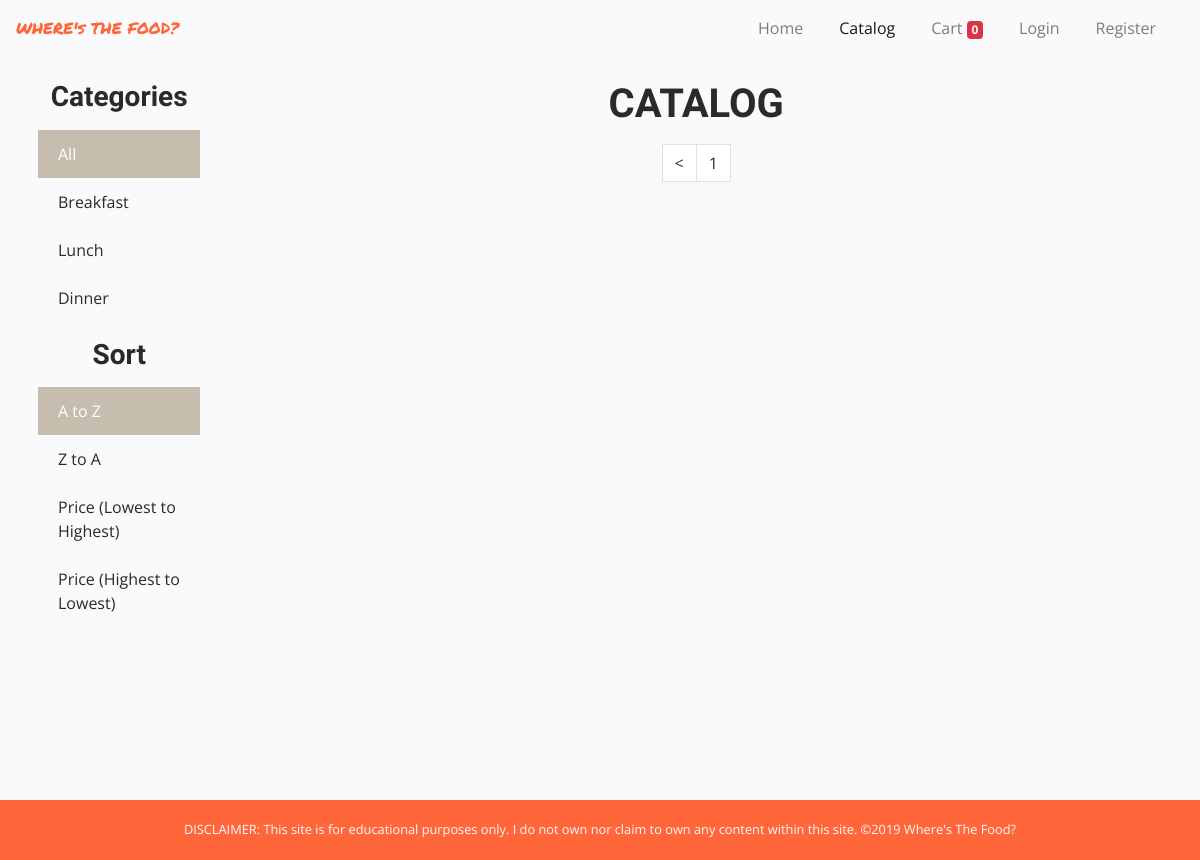
The page /app/views/catalog.php?page=2 on the database as committed earlier.
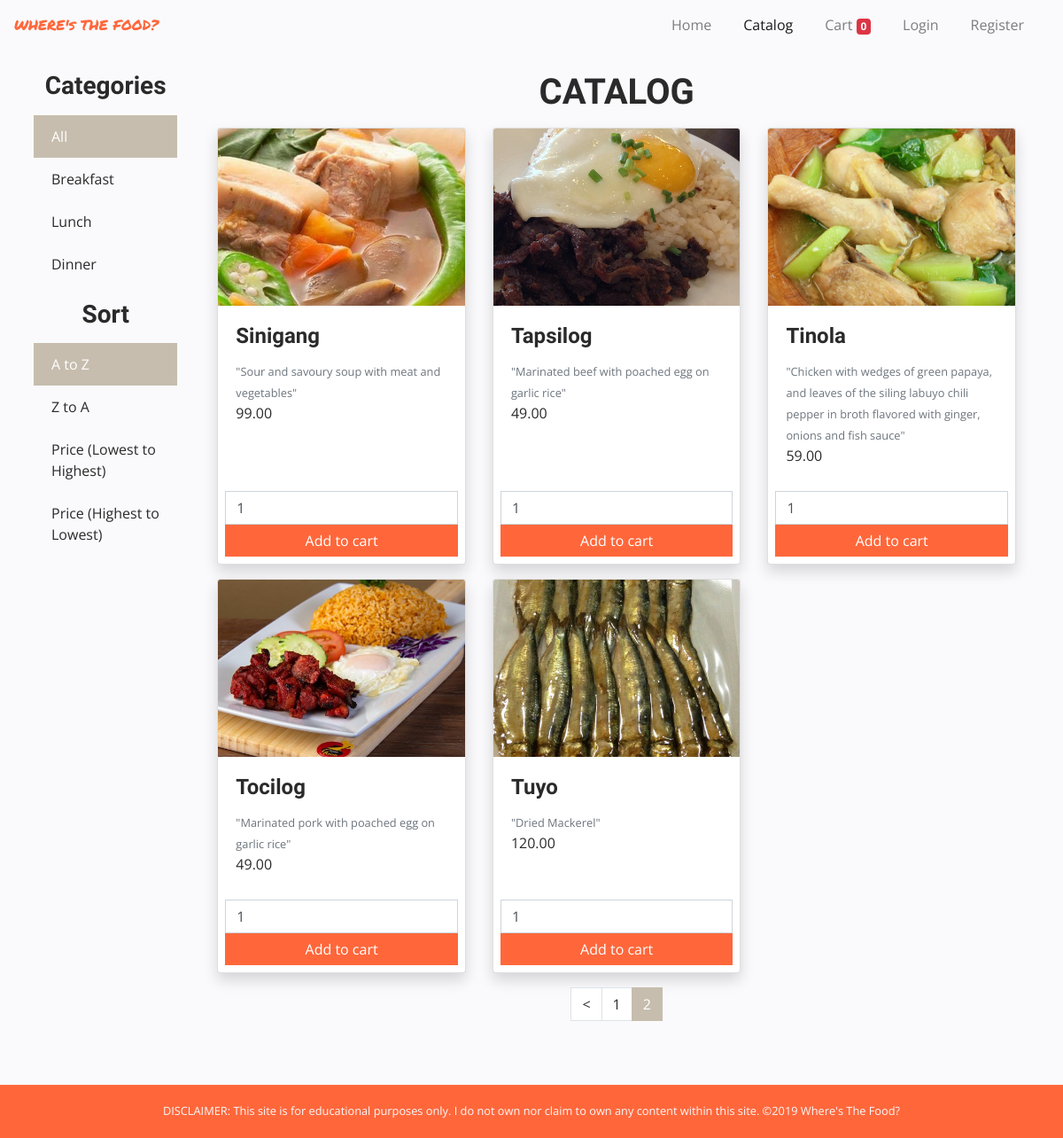
The same page on the database as committed later.
### tables this page shows
CREATE TABLE `categories` (
  `id` int(11) NOT NULL,
  `name` varchar(255) NOT NULL
);

CREATE TABLE `items` (
  `id` int(11) NOT NULL,
  `name` varchar(255) NOT NULL,
  `price` decimal(18,2) NOT NULL,
  `description` varchar(255) NOT NULL,
  `image_path` varchar(255) DEFAULT NULL,
  `category_id` int(11) NOT NULL
);

### app/views/catalog.php (the view, shortened to what this page needs)
<?php
	$pageTitle = "Catalog";
	require_once("../partials/template.php");
?>
<?php function get_page_content() { ?>
	<?php
		global $conn;
	?>
	<?php if(!isset($_SESSION["user"]) || isset($_SESSION["user"]) && $_SESSION["user"]["role_id"] == 2): ?>
	<div class="container p-2">
		<div class="row">
			<div class="col-lg-2">
				<div class="row">
					<div class="col-12 col-md-6 col-lg-12">
						<h3 class="my-3 text-center">Categories</h3>
						<ul class="list-group">
							<a  href="../controllers/sort_category.php?category=0" class="<?php if(!isset($_SESSION["category"])) echo "option-selected" ?>">
									<li class="list-group-item btn-transparent border-none">
										All
									</li>
							</a>
							<?php
								$for_cat_query="SELECT * FROM categories";
								$cat_query=mysqli_query($conn, $for_cat_query);
							?>
							<?php foreach($cat_query as $cat) { ?>
								<a href="../controllers/sort_category.php?category=<?php echo $cat["id"] ?>" class="<?php if($_SESSION["category"] == $cat["id"]) echo "option-selected" ?>">
									<li class="list-group-item btn-transparent border-none">
										<?php echo $cat["name"] ?>
									</li>
								</a>
							<?php } ?>
						</ul>
					</div>
					<div class="col-12 col-md-6 col-lg-12">
						<h3 class="my-3 text-center">Sort</h3>
						<ul class="list-group">
							<a href="../controllers/sort.php?sort=name_asc" class="<?php if($_SESSION["sort"] == "name") echo "option-selected" ?>">
								<li class="list-group-item btn-transparent border-none">
									A to Z
								</li>
							</a>
							<a href="../controllers/sort.php?sort=name_des" class="<?php if($_SESSION["sort"] == "name DESC") echo "option-selected" ?>">
								<li class="list-group-item btn-transparent border-none">
									Z to A
								</li>
							</a>
							<a href="../controllers/sort.php?sort=price_asc" class="<?php if($_SESSION["sort"] == "price") echo "option-selected" ?>">
								<li class="list-group-item btn-transparent border-none">
									Price (Lowest to Highest)
								</li>
							</a>
							<a href="../controllers/sort.php?sort=price_des" class="<?php if($_SESSION["sort"] == "price DESC") echo "option-selected" ?>">
								<li class="list-group-item btn-transparent border-none">
									Price (Highest to Lowest)
								</li>
							</a>
						</ul>
					</div>
				</div>
			</div>
			<div class="col-lg-10">
				<div class="container">
					<div class="row mb-5">
						<div class="col-12">
							<h1 class="my-3 text-center">CATALOG</h1>
						</div>
						<?php
							$where_query = "";
							$order_by_query = "";
							if(isset($_SESSION["sort"])) $order_by_query = " ORDER BY " . $_SESSION["sort"];
							$result_per_page = 6;
							$result_offset = isset($_GET["page"]) ? " OFFSET ". ($_GET["page"] - 1) * $result_per_page : "";
							$for_pages_add_query = " LIMIT $result_per_page " . $result_offset;
							$query = "SELECT * FROM items " . $where_query . $order_by_query . $for_pages_add_query;
							$retrieve_items_query = mysqli_query($conn, $query);
						?>
						<?php foreach($retrieve_items_query as $item) { ?>
							<div class="col-md-6 col-lg-4 mb-3">
								<div class="card h-100 shadow">
									<img class="card-img-top" src="<?php echo $item["image_path"]; ?>">
									<div class="card-body">
										<h4 class="card-title">
											<?php echo $item["name"]; ?>
										</h4>
										<p class="card-text">
											<small class="text-muted">"<?php echo $item["description"] ?>"</small>
											<br>
											<?php echo $item["price"] ?>
										</p>
									</div>
									<div class="p-2">
										<input type="number" class="form-control" value="1" min="0">
										<button type="button" class="btn btn-block btn-orange add-to-cart" data-id="<?php echo $item["id"] ?>">Add to cart</button>
									</div>
								</div>
							</div>
						<?php } ?>
							<div class="col-12">
									<ul class="pagination justify-content-center">
										<?php
											$page_sql = "SELECT * FROM items " . $where_query;
											$page_query = mysqli_query($conn, $page_sql);
											$page_rows = mysqli_num_rows($page_query);
											$ceil = ceil(($page_rows/$result_per_page));
										?>
										<li class="page-item">
										 	<?php $prevPage= $_GET["page"] - 1 ?>
										 	<?php if($prevPage > 0): ?>
										 		<a href="?page=<?php echo $prevPage ?>" class="page-link"><</a>
										 	<?php endif; ?>
										 </li>
										<?php
											for($i = 1; $i <= $ceil; $i++) {
												if(isset($_GET["page"])) {
													$active = $_GET["page"] == $i ? "active" : "";
													echo '<li class="page-item '.$active.'">
													<a class="page-link" href="?page='.$i.'">'.$i.'</a>
												 	</li>';
												} else {
													echo '<li class="page-item">
													<a class="page-link" href="?page='.$i.'">'.$i.'</a>
												 	</li>';
												}
											}
										 ?>
									</ul>
							</div>
					</div>
				</div>
			</div>
		</div>
	</div>
	<?php else:
		header("Location: ./error.php");
	endif;?>
<?php } ?>

### app/partials/template.php (shortened to what this page needs)
<!DOCTYPE html>
<html lang="en">
<head>
	<link rel="stylesheet" href="https://use.fontawesome.com/releases/v5.6.3/css/all.css">
	<link rel="stylesheet" href="https://cdnjs.cloudflare.com/ajax/libs/animate.css/3.7.0/animate.min.css">
	<link rel="stylesheet" href="https://maxcdn.bootstrapcdn.com/bootstrap/4.1.3/css/bootstrap.min.css">
	<link rel="stylesheet" type="text/css" href="../assets/css/style.css">
</head>
<body class="<?php
				if($pageTitle == "Login"):
					echo "login-bg";
				elseif($pageTitle == "Forgot Password"):
					echo "fp-bg";
				elseif($pageTitle == "Register"):
					echo "register-bg";
				elseif($pageTitle == "Confirmation"):
					echo "confirmation-bg";
				endif;
			?>">
	<?php
		require_once("header.php");
		get_page_content();
		require_once("footer.php");
	?>
</body>
</html>

### app/partials/header.php (shortened to what this page needs)
<nav class="navbar navbar-expand-md navbar-light nav-custom">
	<span class="nav-brand">WHERE's THE FOOD?</span>
	<div class="collapse navbar-collapse" id="navbar-links">
		<ul class="navbar-nav ml-auto">
			<li class="nav-item <?php if($pageTitle=="Home") echo "active"; ?>">
				<a class="nav-link" href="./home.php">Home</a>
			</li>
			<?php if(!isset($_SESSION["user"]) || (isset($_SESSION["user"]) && $_SESSION["user"]["role_id"] == 2)): ?>
			<li class="nav-item <?php if($pageTitle=="Catalog") echo "active"; ?>">
				<a class="nav-link" href="./catalog.php">Catalog</a>
			</li>
			<li class="nav-item <?php if($pageTitle=="Cart" || $pageTitle=="Checkout" || $pageTitle=="Confirmation") echo "active"; ?>">
				<a class="nav-link" href="./cart.php">Cart
					<span class="badge badge-danger text-light" id="cart-count">
						<?php
							if(isset($_SESSION["cart"])) {
								if(array_sum($_SESSION["cart"]) > 999) {
									echo "999+";
								} else echo array_sum($_SESSION["cart"]);
							} else echo "0";
						?>
					</span>
				</a>
			</li>
			<?php endif; ?>
			<?php if(isset($_SESSION["user"])): ?>
				<li class="nav-item dropdown">
					<a class="nav-link dropdown-toggle active" href="#" data-toggle="dropdown">Welcome, <?php echo $_SESSION["user"]["firstname"] ?>!</a>
					<div class="dropdown-menu">
						<a class="dropdown-item" href="./profile.php">> Profile</a>
						<a class="dropdown-item" href="../controllers/logout.php">> Logout</a>
					</div>
				</li>
			<?php else: ?>
				<li class="nav-item <?php if($pageTitle=="Login" || $pageTitle=="Forgot Password") echo "active"; ?>">
					<a class="nav-link" href="./login.php">Login</a>
				</li>
				<li class="nav-item <?php if($pageTitle=="Register") echo "active"; ?>">
					<a class="nav-link" href="./register.php">Register</a>
				</li>
			<?php endif; ?>
		</ul>
	</div>
</nav>

### app/partials/footer.php (shortened to what this page needs)
<footer id="footer" class="w-100 p-3 text-center">
	<small class="text-light">
		DISCLAIMER: This site is for educational purposes only. I do not own nor claim to own any content within this site. &copy;2019 Where's The Food?
	</small>
</footer>

### app/assets/css/style.css (style rules this page uses)
* { font-family: 'Open Sans', sans-serif; color: #2A2A2A; }
h1, h2, h3, h4, h5, h6 { font-family: 'Raleway', sans-serif; font-weight: 600; }
html { overflow: scroll; overflow-x: hidden; }
a:link { text-decoration: none; }
input, button, a, li { border-radius: 0 !important; }
body { background-color: #FAFAFC; }
.nav-custom { background-color: #FAFAFC; }
.border-none { border: 0; }
.option-selected { background-color: #C6BDAE; color: white; }
.option-selected > li { background-color: #C6BDAE; color: white; }
.btn-transparent { background-color: transparent; }
.btn-orange { color: white; background-color: #FF673B; border: 0; }
.nav-brand { color: #FF673B; font-family: 'Permanent Marker', cursive; }
.nav-item { margin-right: 20px; }
.card-img-top { min-height: 200px; max-height: 200px; width: 100%; object-fit: cover; }
.pagination > li.page-item > a.page-link { color: #2A2A2A; }
.pagination > li.active > a.page-link { border-color: #C6BDAE; background: #C6BDAE; color: #fff; }
body { min-height: 100vh; position: relative; }
#footer { position: absolute; bottom: 0; transform: translate(0, 100%); min-height: 60px; background-color: #FF673B; }

Rows that differ between the two databases and show on the page:
added items: image_path (picture), name "Sinigang", description "Sour and savoury soup with meat and vegetables", price "99.00"
now on this page (row edited): items: image_path (picture), name "Tapsilog", description "Marinated beef with poached egg on garlic rice", price "49.00"
now on this page (row edited): items: image_path (picture), name "Tinola", description "Chicken with wedges of green papaya, and leaves of the siling labuyo chili pepper in broth flavored with ginger, onions and fish sauce", price "59.00"
added items: image_path (picture), name "Tocilog", description "Marinated pork with poached egg on garlic rice", price "49.00"
now on this page (row unchanged): items: image_path (picture), name "Tuyo", description "Dried Mackerel", price "120.00"
Other text that changed with them:
new list line: "2"
